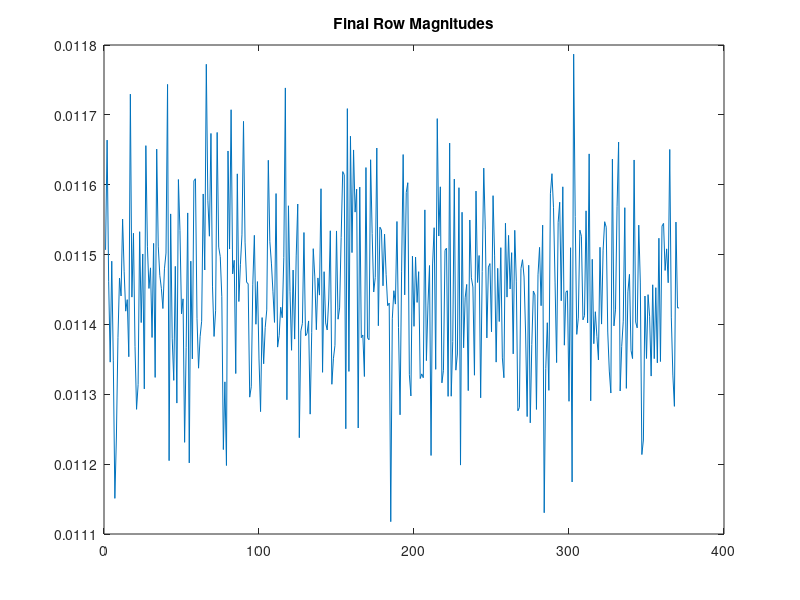
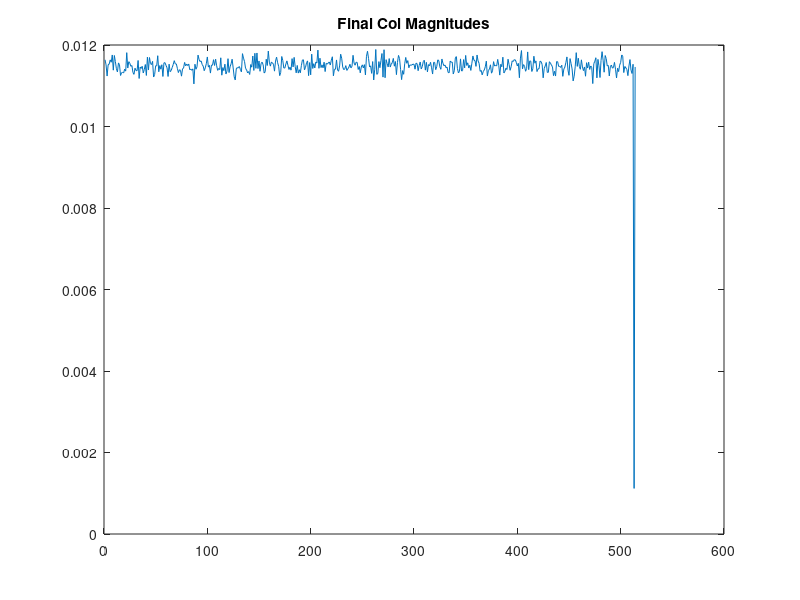

Reproduce these figures in MATLAB, in order. (Note: this script raises an error after producing the figures.)
%% Parameters
gamma = 50;
n = 512;
% rho = 0.44;
rho = 0.3;
alpha = 0.72;
delta = 1e-8;

fprintf(' - Parameters are: N = %d, \\rho = %.2f, \\alpha = %.2f, \\Delta = %.2e, \\gamma = %d.\n', ...
    n, rho, alpha, delta, gamma)

k = ceil(rho * n);
m = ceil(alpha * n);

%% Generate problem
x = zeros(n, 1);
supp = randperm(n, k);
x(supp) = randn(k, 1);
F = gamma / n + randn(m, n) / sqrt(n);
w = sqrt(delta) * randn(m, 1);
y = F * x + w;



%% This is how Schniter et al approached this problem
% % Get global mean, column mean, row mean
% A1 = A.mult(ones(n,1));
%     mu = (ones(1,m)*A1)/(m*n);
%     obj.col = A.multTr(ones(m,1))/m - conj(mu)*ones(n,1);
%     obj.col2 = abs(obj.col).^2;
%     obj.gam = A1/n;
%     obj.gam2 = abs(obj.gam).^2;

% % compute scaling constants
%     Atildefro2 = ones(1,m)*obj.A.multSq(ones(n,1)) ...
%             -2*real( obj.gam'*A1 ...
%                 + ones(1,m)*obj.A.mult(obj.col) ...
%                 + (ones(1,m)*obj.gam)*(ones(1,n)*obj.col) ) ...
%             + n*(ones(1,m)*obj.gam2) + m*(ones(1,n)*obj.col2);
%     obj.b12 = min(1, sqrt(Atildefro2/(n*(ones(1,m)*obj.gam2)))); % protect agains gam2~=0
%     obj.b21 = sqrt(Atildefro2/(m*(n+obj.b12^2)));
%     obj.b13 = sqrt(Atildefro2/(n*m));
%     obj.b31 = sqrt(Atildefro2/(m*(ones(1,n)*obj.col2+obj.b13^2)));

%% What is the "Modified" matrix?
on = ones(n,1);
om = ones(m,1);

% Calculate the average scale of the rows of F
F_ms_row = mean(sum(F.^2,2)./n);
F_ms_col = mean(sum(F.^2,1)./m);

b21 = sqrt(F_ms_col);
b12 = 1;
b31 = 1;
b13 = sqrt(F_ms_col);
g  = (1/n)*F*on;		% Get \gamma
mu = (1/(m*n))*om'*g;	% Get Mean
ct = (1/m)*om'*(F - mu*(om*on'));
Ft = F - g*on' - om*ct;

Fb = [Ft,         b12*g,   b13*om;
	  b21*on', -b21*b12,        0;
	  b31*ct,         0, -b31*b13];


yb = [y;0;0]; 		% Adding in some zeros


% Do we do okay matching ?
figure(1); clf;
	plot(sum(Fb.^2,2)/n);
	title('Final Row Magnitudes');

figure(2); clf;
	plot(sum(Fb.^2,1)/m);
	title('Final Col Magnitudes');

%% Here is a second attempt, the Schniter way
col   = (1/m)*F'*om - mu*on;
col2  = abs(col).^2;
fro   = norm(Ft,'fro')^2;
b12_s = min(1,sqrt(fro./(n*om'*g)))
b21_s = sqrt(fro/(m*(n + b12_s^2)))
b13_s = sqrt(fro/(m*n))
b31_s = sqrt(fro/(m*(on'*col2 + b13_s^2)))

Fb_s = [Ft,             b12_s*g,     b13_s*om;
	    b21_s*on', -b21_s*b12_s,            0;
	    b31_s*ct,             0, -b31_s*b13_s];

% Do we do okay matching ?
figure(1); clf;
	plot(sum(Fb_s.^2,2)/n);
	title('Final Row Magnitudes');

figure(2); clf;
	plot(sum(Fb_s.^2,1)/m);
	title('Final Col Magnitudes');

outfile = tempname;
opts.solver = 'amp';
opts.delta = delta;
opts.learnDelta = 0;
opts.priorDistr = 'gb';
opts.priorPrmts = [rho, 0.0, 1.0];
opts.learnPrior = 0;
opts.initState = [zeros(n+2, 1); ones(n+2, 1)];
opts.maxIter = 500;
opts.prec = 1e-8;
opts.display = 1;
opts.signal = x;
opts.output = outfile;
opts.damp = 0.0;

% Extra Feature options
opts.mean_removal   = 1;
opts.adaptive_damp  = 0;
opts.calc_vfe       = 0;
opts.no_violations  = 0;
opts.site_rejection = 0;

%% Run algorithms
fprintf(' - Running SwAMP... ')
tic
a_with_aux = swamp(yb, Fb_s, opts);
a_sw = a_with_aux(1:(end-2));
elapsed = toc;

out = dlmread(outfile, ';', 1, 0);
iterations = size(out,1);
mse_sw = out(:, 2);
delta_sw = out(:,3);
rss_sw = out(:,4);
cnv_sw = out(:,5);

fprintf('Elapsed time: %.2fs, MSE: %.2e.\n', elapsed, mse_sw(end)); 

%% Plot results
figure(1); clf;
    subplot(2, 1, 1);
        hold('on');
        plot(x, 'ko'); plot(a_sw, 'rx'); 
        hold('off');
        xlim([0, n]); xlabel('i'); ylabel('x(i)');
        legend('signal', 'swAMP estimate');
        box on;

    subplot(2, 1, 2);
        semilogy(mse_sw);
        xlabel('SwAMP iter.'); ylabel('MSE');
        box on;

figure(2); clf;
    hold on;
        plot(cnv_sw,'-g',   'LineWidth',1,'DisplayName','Convergence');
        plot(mse_sw,'-b',   'LineWidth',1,'DisplayName','MSE');
        plot(delta_sw,'-m^','LineWidth',1,'DisplayName','\Delta Estimate');
        plot(rss_sw,'-r',   'LineWidth',1,'DisplayName','RSS (residual norm)');        
        plot(delta*ones(size(delta_sw)),':k','LineWidth',1,'DisplayName','True \Delta');
    hold off;
    xlabel('Iteration');
    set(gca,'YScale','log');    
    box on;
    axis tight;
    legend('Location','SouthWest');

